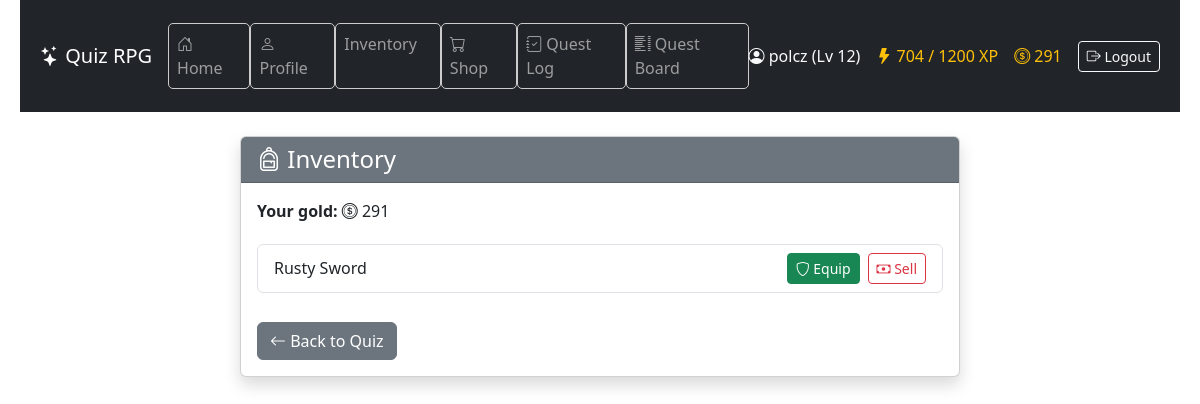
Before: /inventory/ (signed in) with the older database file.
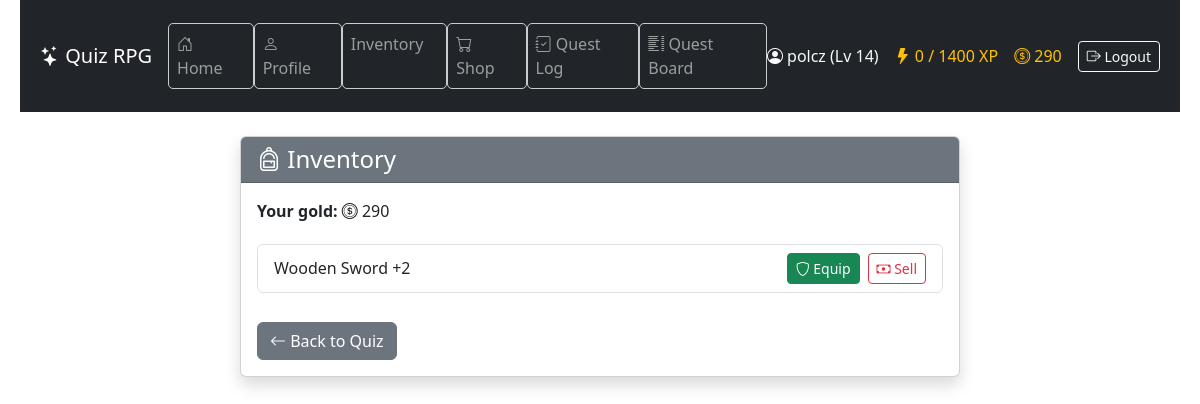
After: the same page with the newer database file.
### game/models.py (models this page shows, shortened)
class Character(models.Model):
    CLASS_CHOICES = [
        ("warrior", "Warrior"),
        ("mage", "Mage"),
        ("rogue", "Rogue"),
    ]
    user = models.OneToOneField(User, on_delete=models.CASCADE)
    name = models.CharField(max_length=100)
    character_class = models.CharField(
        max_length=20, choices=CLASS_CHOICES, default="warrior"
    )
    level = models.IntegerField(default=1)
    experience = models.IntegerField(default=0)
    hp = models.PositiveIntegerField(default=100)
    max_hp = models.PositiveIntegerField(default=100)
    mana = models.PositiveIntegerField(default=50)
    max_mana = models.PositiveIntegerField(default=50)
    stamina = models.PositiveIntegerField(default=50)
    max_stamina = models.PositiveIntegerField(default=50)
    armor = models.PositiveIntegerField(default=0)
    physical_min_damage = models.PositiveIntegerField(default=1)
    physical_max_damage = models.PositiveIntegerField(default=3)
    spell_power = models.PositiveIntegerField(default=0)
    hp_regeneration = models.PositiveIntegerField(default=0)
    mana_regeneration = models.PositiveIntegerField(default=0)
    stamina_regeneration = models.PositiveIntegerField(default=0)
    items = models.ManyToManyField("Item", related_name="characters", blank=True)
    equipped_head = models.ForeignKey(
        "Item",
        null=True,
        blank=True,
        related_name="equipped_on_head",
        on_delete=models.SET_NULL,
    )
    equipped_body = models.ForeignKey(
        "Item",
        null=True,
        blank=True,
        related_name="equipped_on_body",
        on_delete=models.SET_NULL,
    )
    equipped_legs = models.ForeignKey(
        "Item",
        null=True,
        blank=True,
        related_name="equipped_on_legs",
        on_delete=models.SET_NULL,
    )
    equipped_feet = models.ForeignKey(
        "Item",
        null=True,
        blank=True,
        related_name="equipped_on_feet",
        on_delete=models.SET_NULL,
    )
    equipped_hand_right = models.ForeignKey(
        "Item",
        null=True,
        blank=True,
        related_name="equipped_on_hand_right",
        on_delete=models.SET_NULL,
    )
    equipped_hand_left = models.ForeignKey(
        "Item",
        null=True,
        blank=True,
        related_name="equipped_on_hand_left",
        on_delete=models.SET_NULL,
    )
    strength = models.IntegerField(default=5)
    intelligence = models.IntegerField(default=5)
    agility = models.IntegerField(default=5)
    luck = models.IntegerField(default=5)
    stat_points = models.IntegerField(default=0)
    gold = models.IntegerField(default=0)
    class XpReward(TypedDict):
        total: int
        base: int
        strength_bonus: int
        intelligence_bonus: int
        double: bool

class Item(models.Model):
    SLOT_CHOICES = [
        ("head", "Head"),
        ("body", "Body"),
        ("legs", "Legs"),
        ("feet", "Feet"),
        ("hand_right", "Right Hand"),
        ("hand_left", "Left Hand"),
    ]
    name = models.CharField(max_length=100)
    description = models.TextField(blank=True, null=True)
    price = models.IntegerField(null=True, blank=True)
    is_available_in_shop = models.BooleanField(default=False)
    slot = models.CharField(
        max_length=20,
        choices=SLOT_CHOICES,
        default="hand_right",
    )
    effect_strength = models.IntegerField(default=0)
    effect_intelligence = models.IntegerField(default=0)
    effect_agility = models.IntegerField(default=0)
    effect_luck = models.IntegerField(default=0)
    min_damage = models.PositiveIntegerField(default=0)
    max_damage = models.PositiveIntegerField(default=0)
    armor = models.PositiveIntegerField(default=0)
    spell_power = models.PositiveIntegerField(default=0)
    hp_bonus = models.IntegerField(default=0)
    mana_bonus = models.IntegerField(default=0)
    stamina_bonus = models.IntegerField(default=0)
    required_class = models.CharField(
        max_length=20,
        choices=Character.CLASS_CHOICES,
        null=True,
        blank=True,
        help_text="If set, only characters of this class can equip the item.",
    )

### game/views.py (the view)
# urls.py: path("inventory/", views.inventory_view, name="inventory"),
@character_required
def inventory_view(request):
    character = Character.objects.get(user=request.user)
    items = character.items.all()
    return render(
        request,
        "game/inventory.html",
        {
            "items": items,
            "character": character,
        },
    )

### game/context_processors.py (called while the page is built)
def character_context(request):
    if request.user.is_authenticated:
        try:
            character = Character.objects.get(user=request.user)
            return {"character": character}
        except Character.DoesNotExist:
            return {}
    return {}

### game/templates/game/inventory.html (shortened to what this page needs)
{% extends "game/base.html" %}
{% block content %}
<div class="container my-4">
  <div class="row justify-content-center">
    <div class="col-md-8">
      <div class="card shadow">
        <div class="card-header bg-secondary text-white">
          <h4 class="mb-0">
            <i class="bi bi-backpack"></i> Inventory
          </h4>
        </div>
        <div class="card-body">
          <p class="mb-3">
            <strong>Your gold:</strong> <i class="bi bi-coin"></i> {{ character.gold }}
          </p>
          {% if items %}
          <ul class="list-group">
            {% for item in items %}
            <li class="list-group-item d-flex justify-content-between align-items-center">
              <span>{{ item.name }}</span>
              <div class="d-flex gap-2">
                <a href="{% url 'equip_item' item.id %}" class="btn btn-sm btn-success">
                  <i class="bi bi-shield"></i> Equip
                </a>
                <a href="{% url 'sell_item' item.id %}" class="btn btn-sm btn-outline-danger">
                  <i class="bi bi-cash"></i> Sell
                </a>
              </div>
            </li>
            {% endfor %}
          </ul>
          {% else %}
          <div class="alert alert-info mt-3">No items in inventory.</div>
          {% endif %}
          <a href="{% url 'quiz' %}" class="btn btn-secondary mt-4">
            <i class="bi bi-arrow-left"></i> Back to Quiz
          </a>
        </div>
      </div>
    </div>
  </div>
</div>
{% endblock %}

### game/templates/game/base.html (shortened to what this page needs)
{% load static %}
<!DOCTYPE html>
<html lang="en">
  <head>
    <link rel="stylesheet" type="text/css" href="{% static 'game/style.css' %}" />
    <link href="https://cdn.jsdelivr.net/npm/bootstrap@5.3.3/dist/css/bootstrap.min.css" rel="stylesheet" />
    <link href="https://cdn.jsdelivr.net/npm/bootstrap-icons@1.11.3/font/bootstrap-icons.css" rel="stylesheet" />
  </head>
  <body>
    <header class="bg-dark text-white">
      <nav class="navbar navbar-expand-lg navbar-dark container">
        <a class="navbar-brand" href="{% url 'home' %}">
          <i class="bi bi-stars"></i> Quiz RPG
        </a>
        <div class="collapse navbar-collapse justify-content-between" id="navbarNav">
          <ul class="navbar-nav me-auto mb-2 mb-lg-0">
            <li class="nav-item"><a class="nav-link" href="{% url 'home' %}"><i class="bi bi-house-door"></i> Home</a></li>
            <li class="nav-item"><a class="nav-link" href="{% url 'profile' %}"><i class="bi bi-person"></i> Profile</a></li>
            <li class="nav-item"><a class="nav-link" href="{% url 'inventory' %}"> Inventory</a></li>
            <li class="nav-item"><a class="nav-link" href="{% url 'shop' %}"><i class="bi bi-cart"></i> Shop</a></li>
            <li class="nav-item"><a class="nav-link" href="{% url 'quest_log' %}"><i class="bi bi-journal-check"></i> Quest Log</a></li>
            <li class="nav-item"><a class="nav-link" href="{% url 'quest_list' %}"><i class="bi bi-list-columns"></i> Quest Board</a></li>
          </ul>
          <div class="d-flex align-items-center gap-3 text-nowrap">
            {% if user.is_authenticated %}
              {% if character %}
                <span class="text-light"><i class="bi bi-person-circle"></i> {{ character.name }} (Lv {{ character.level }})</span>
                <span class="text-warning"><i class="bi bi-lightning-fill"></i> {{ character.experience }} / {{ character.level|add:"0" }}00 XP</span>
                <span class="text-warning"><i class="bi bi-coin"></i> {{ character.gold }}</span>
              {% else %}
                <span class="text-light"><i class="bi bi-person-circle"></i> {{ user.username }}</span>
              {% endif %}
              <form method="post" action="{% url 'logout' %}" class="d-inline">
                <button type="submit" class="btn btn-outline-light btn-sm">
                  <i class="bi bi-box-arrow-right"></i> Logout
                </button>
              </form>
            {% else %}
              <a href="{% url 'login' %}" class="btn btn-outline-light btn-sm"><i class="bi bi-box-arrow-in-right"></i> Login</a>
              <a href="{% url 'register' %}" class="btn btn-outline-light btn-sm"><i class="bi bi-person-plus"></i> Register</a>
            {% endif %}
          </div>
        </div>
      </nav>
    </header>
    <main class="container mb-5">
      {% block content %}{% endblock %}
    </main>
  </body>
</html>

Changed rows visible on the page:
no longer on this page (row unchanged): Item: name "Rusty Sword"
changed Character "polcz": level "12" → "14"; experience "704" → "0"; level|add "12" → "14"; gold "291" → "290"
now on this page (row unchanged): Item: name "Wooden Sword +2"
